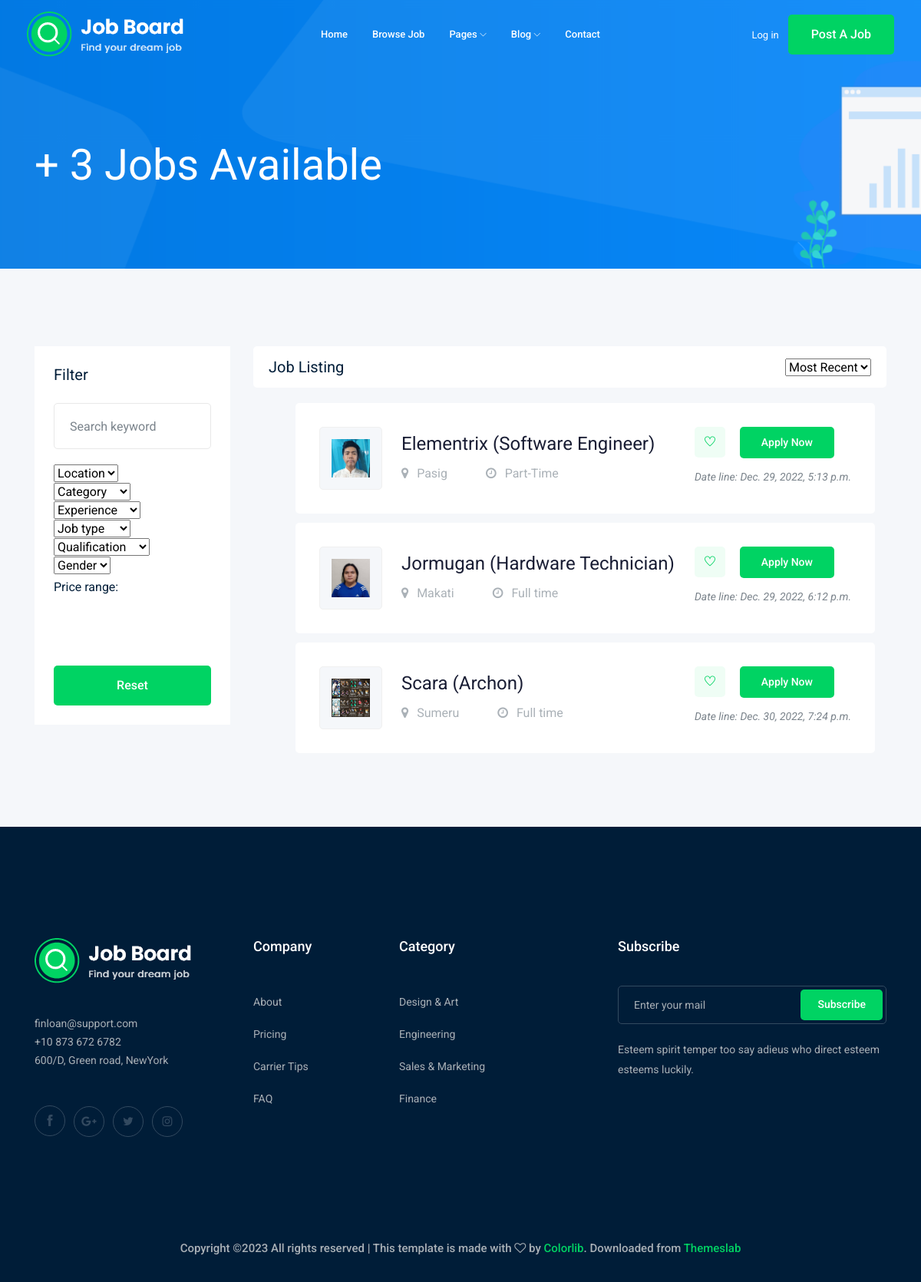
The app's page /jobs.html, older data.
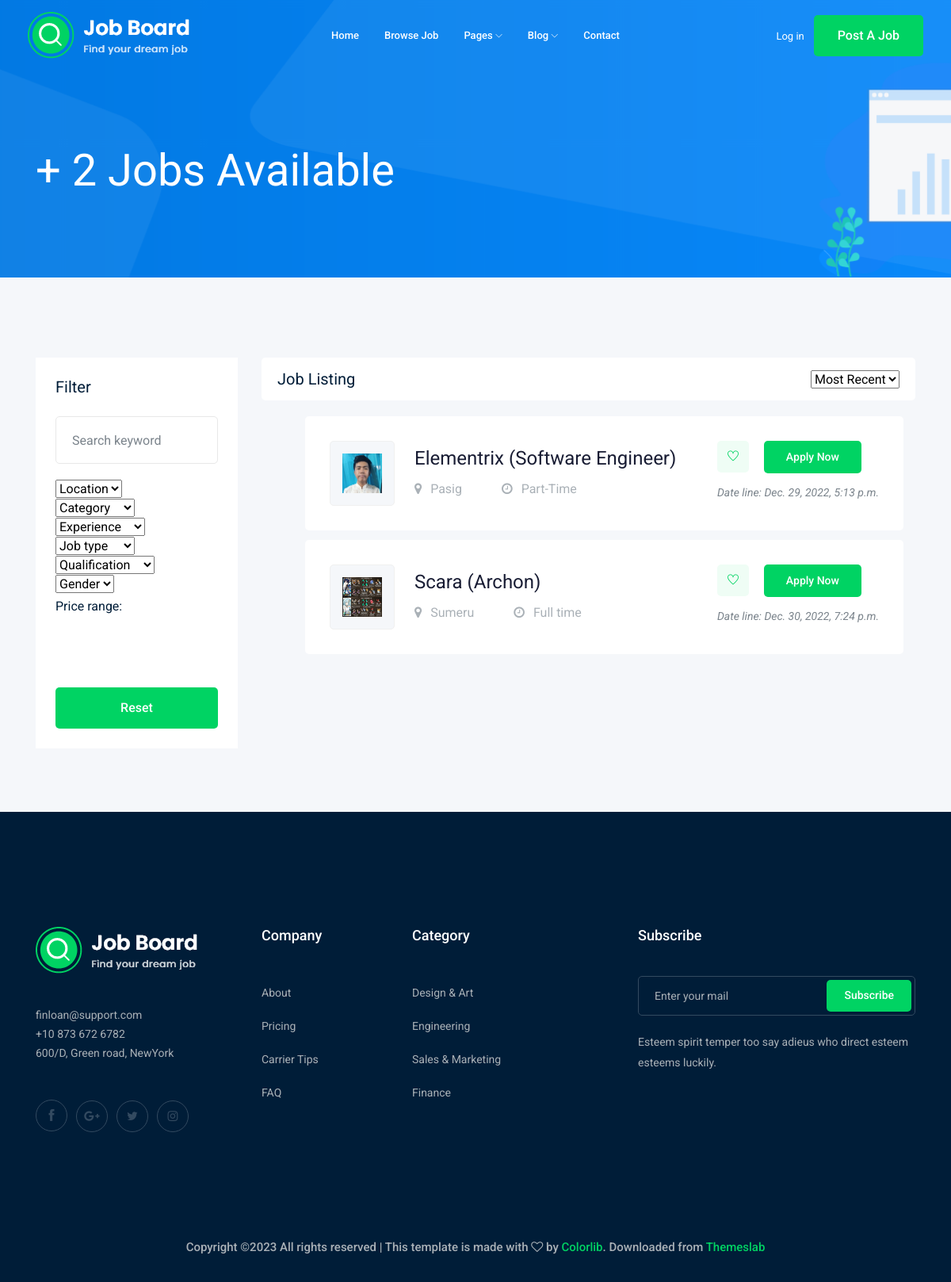
The same page, newer data.
### jobs/models.py (models this page shows, shortened)
class SubmitJob(models.Model):
    company_name = models.CharField(default='', max_length=255)
    company_img = models.ImageField('Company Image', default='')
    job_vacancy = models.CharField(default='', max_length=255)
    job_category = models.CharField(default='', max_length=255)
    pub_date = models.DateTimeField('date published', auto_now_add=False, blank=True)
    job_description = models.CharField('Job Description',default='', max_length=255)
    job_qualification = models.CharField('Job Qualification',default='', max_length=255)
    salary = models.IntegerField(default=0)
    location = models.CharField('Location',default='',max_length=255)
    time_employment = models.CharField(default='',max_length=200)

### jobs/views.py (the view)
# urls.py: path('',include('jobs.urls'))
def jobs (request):
    template = "jobs.html"
    jobs = SubmitJob.objects.all()
    context = {
        'jobs': jobs,
        'available' : len(jobs),
        'title': 'Find a Job',
    }
    return render(request, template,context)

### jobs/templates/jobs.html (shortened to what the changed rows need)
{% load static %}
<!doctype html>
<html class="no-js" lang="zxx">
<head>
    <link rel="stylesheet" href="{% static 'css/bootstrap.min.css' %}">
    <link rel="stylesheet" href="{% static 'css/owl.carousel.min.css' %}">
    <link rel="stylesheet" href="{% static 'css/magnific-popup.css' %}">
    <link rel="stylesheet" href="{% static 'css/font-awesome.min.css' %}">
    <link rel="stylesheet" href="{% static 'css/themify-icons.css' %}">
    <link rel="stylesheet" href="{% static 'css/nice-select.css' %}">
    <link rel="stylesheet" href="{% static 'css/flaticon.css' %}">
    <link rel="stylesheet" href="{% static 'css/jquery-ui.css' %}">
    <link rel="stylesheet" href="{% static 'css/gijgo.css' %}">
    <link rel="stylesheet" href="{% static 'css/animate.min.css' %}">
    <link rel="stylesheet" href="{% static 'css/slicknav.css' %}">
    <link rel="stylesheet" href="{% static 'css/style.css' %}">
</head>
<body>
    <div class="bradcam_area bradcam_bg_1">
        <div class="container">
            <div class="row">
                <div class="col-xl-12">
                    <div class="bradcam_text">
                        <h3>
                            + {{available}} Jobs Available
                        </h3>
                    </div>
                </div>
            </div>
        </div>
    </div>
    <div class="job_listing_area plus_padding">
        <div class="container">
            <div class="row">
                <div class="col-lg-9">
                    <div class="job_lists m-0">
                        <ol type="A">
                            {% for job in jobs %}
                            <div class="col-lg-12 col-md-12">
                                <div class="single_jobs white-bg d-flex justify-content-between">
                                    <div class="jobs_left d-flex align-items-center">
                                        <div class="thumb">
                                            <img src="{{job.company_img.url}}" height="50" width="50">
                                        </div>
                                        <div class="jobs_conetent">
                                            <a href="job_details.html"><h4>{{job.company_name}} ({{job.job_vacancy}})</h4></a>
                                            <div class="links_locat d-flex align-items-center">
                                                <div class="location">
                                                    <p> <i class="fa fa-map-marker"></i> {{job.location}}</p>
                                                </div>
                                                <div class="location">
                                                    <p> <i class="fa fa-clock-o"></i> {{job.time_employment}}</p>
                                                </div>
                                            </div>
                                        </div>
                                    </div>
                                    <div class="jobs_right">
                                        <div class="apply_now">
                                            <a class="heart_mark" href="#"> <i class="ti-heart"></i> </a>
                                            <a href="{% url 'jobs:job_details' job.id%}" class="boxed-btn3">Apply Now</a>
                                        </div>
                                        <div class="date">
                                            <p>Date line: {{job.pub_date}}</p>
                                        </div>
                                    </div>
                                </div>
                            </div>
                            {% endfor %}
                        </ol>
                    </div>
                </div>
            </div>
        </div>
    </div>
</body>
</html>

Row changes from the older to the newer data that the page shows:
removed SubmitJob: company_img (picture), company_name "Jormugan", job_vacancy "Hardware Technician", location "Makati", time_employment "Full time", pub_date "Dec. 29, 2022, 6:12 p.m."
Text that changed along with them:
{{ available }}: "3" → "2"
